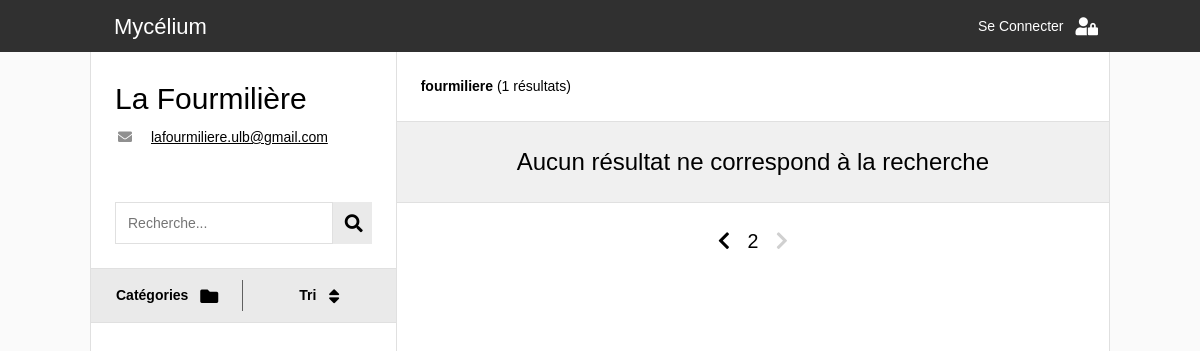
The page /catalogue.php?r=fourmiliere&page=2 on the database its author committed.
### tables this page shows
CREATE TABLE `_global_recuperatheques` (
  `ID` int(11) NOT NULL,
  `nom` varchar(255) NOT NULL,
  `adresse` varchar(255) NOT NULL,
  `monnaie` varchar(8) NOT NULL,
  `telephone` varchar(16) NOT NULL,
  `mdp` varchar(255) NOT NULL,
  `site` varchar(255) NOT NULL,
  `pseudo` varchar(16) NOT NULL,
  `mail` varchar(255) NOT NULL,
  `date_creation` date DEFAULT NULL
);

### connection_db.php (called while the page is built, shortened)
<?php
  function link_construct($params, $web_page = 1){
    if ($web_page==1){
      $web_page = basename($_SERVER['PHP_SELF']);
    }
    $getURL = $web_page . '?' . http_build_query(array_merge($_GET, $params));
    return $getURL;
  }
?>

### catalogue.php (the view, shortened to what this page needs)
<!DOCTYPE html>
<html lang="en">
<head>
  <link rel="stylesheet" href="css/w3.css">
  <link rel="stylesheet" href="https://use.fontawesome.com/releases/v5.7.0/css/all.css">
  <link rel="stylesheet" href="https://indestructibletype.com/fonts/Jost.css" type="text/css" charset="utf-8" />
  <link rel="stylesheet" href="css/main.css">
  <link rel="stylesheet" href="css/header.css">
  <link rel="stylesheet" href="css/menu.css">
  <link rel="stylesheet" href="css/item.css">
</head>
<body>
  <?php
    include('connection_db.php')
  ?>
  <?php
    $req = $bdd->prepare(' SELECT pseudo FROM _global_recuperatheques ');
    $req->execute();
    $recuperatheques = array();
    while($item = $req->fetch()){
      array_push($recuperatheques,$item['pseudo']);
    }
    if (isset($_GET['r']) && in_array($_GET['r'], $recuperatheques)){
      $recuperatheque = htmlspecialchars($_GET['r']);
      $recuperatheque_catalogue = htmlspecialchars($_GET['r']) . '_catalogue';
    } else{
      $recuperatheque = null;
    }
  ?>
  <?php
    if (isset($_GET['q'])){
      $query = htmlspecialchars($_GET['q']);
    } else{
      $query = null;
    }
    $tri_option = array('date_ajout' => 'Date de récupération',
                        'prix' => 'Prix par pièce',
                        'etat' => 'État d\'usure',
                        'pieces' => 'Pièces disponibles');
    if (isset($_GET['order']) && array_key_exists($_GET['order'], $tri_option)){
      $tri = htmlspecialchars($_GET['order']);
    } else{
      $tri = 'date_ajout';
    }
    if(isset($_GET['catsearch']) and $_GET['catsearch']!=0
    and array_key_exists($_GET['catsearch'], $system)){
      $catsearch = htmlspecialchars($_GET['catsearch']);
    } else{
      $catsearch = null;
    }
    if(isset($_GET['sscatsearch']) and $_GET['sscatsearch']!=0
      and array_key_exists($_GET['sscatsearch'], $system[$catsearch]['sscats'])){
      $sscatsearch = htmlspecialchars($_GET['sscatsearch']);
    } else{
      $sscatsearch = null;
    }
    if (isset($_GET['page']) && is_numeric($_GET['page'])) {
      $page = (int) htmlspecialchars($_GET['page']);
    } else{
      $page = 1;
    }
  ?>
  <?php
    include('header.php');
  ?>
  <div class="quasi-fullwidth space-header two-side-flex">
      <?php
      if($recuperatheque){?>
        <div class="flex-third">
          <?php
            $req = $bdd->prepare(' SELECT * FROM _global_recuperatheques WHERE pseudo = :recuperatheque ');
            $req->bindValue(':recuperatheque', $recuperatheque , PDO::PARAM_STR);
            $req->execute();
            $recup_info = $req->fetch();
            include("recuperatheque_info.php");
          ?>
          <form class="container search-bar" action="catalogue.php" method="GET">
            <input type="text" class="search-bar-input" name="q" placeholder="Recherche..." value="<?php echo $query?>">
            <button class="w3-large fa fa-search search-bar-button" type="submit"></button>
          </form>
          <div class="menu-container" id="menu-container">
            <div class="menu-bar">
              <button id="cat-button" class="button-flex menu-button separation" onclick="openMenu(event,'categories')">
                <div class="button-title">Catégories</div>
                <i class='button-icon w3-large fas fa-folder'></i>
              </button>
              <button id="tri-button" class="button-flex menu-button" onclick="openMenu(event,'tri')">
                <div class="button-title">Tri</div>
                <i class='button-icon w3-large fas fa-sort'></i>
              </button>
            </div>
          </div>
        </div>
        <div class="flex-half">
          <?php
            $limit= 12;
            $starting_limit = ($page-1)*$limit;
            $req = $bdd->prepare('  SELECT COUNT(*) AS total
            FROM ' . $recuperatheque_catalogue . ' c
            INNER JOIN _global_categories cat ON c.ID_categorie=cat.ID
            INNER JOIN _global_souscategories sscat ON c.ID_souscategorie=sscat.ID
            WHERE (cat.nom LIKE :search OR sscat.nom LIKE :search OR dimensions LIKE :search OR tags LIKE :search OR remarques LIKE :search)
            AND (c.ID_souscategorie = :sscatsearch OR :sscatsearch is null)
            AND (c.ID_categorie = :catsearch OR :catsearch is null)
            ');
            $req->bindValue(':search', '%' . $query . '%', PDO::PARAM_STR);
            $req->bindValue(':sscatsearch', $sscatsearch, PDO::PARAM_INT);
            $req->bindValue(':catsearch', $catsearch, PDO::PARAM_INT);
            $req->execute();
            $total_count = $req->fetch()['total'];
            $req = $bdd->prepare('  SELECT
            c.ID AS ID_item, c.ID_categorie, c.ID_souscategorie, c.pieces AS pieces, c.dimensions AS dimensions, c.etat AS etat, c.tags AS tags,
            c.prix AS prix, c.poids AS poids, c.remarques AS remarques, c.localisation AS localisation,
            c.date_ajout AS date_ajout, DATE_FORMAT(c.date_ajout, \'%d/%m/%Y\') AS date_ajout_fr,
            cat.ID, cat.nom AS categorie,
            sscat.ID AS sscatID, sscat.ID_categorie, sscat.unite AS unitesscat, sscat.prix AS prixsscat, sscat.nom AS sous_categorie
            FROM ' . $recuperatheque_catalogue . ' c
            INNER JOIN _global_categories cat ON c.ID_categorie=cat.ID
            INNER JOIN _global_souscategories sscat ON c.ID_souscategorie=sscat.ID
            WHERE (cat.nom LIKE :search OR sscat.nom LIKE :search OR dimensions LIKE :search OR tags LIKE :search OR remarques LIKE :search)
            AND (c.ID_souscategorie = :sscatsearch OR :sscatsearch is null)
            AND (c.ID_categorie = :catsearch OR :catsearch is null)
            ORDER BY ' . $tri . ' DESC
            LIMIT ' . $starting_limit . ', ' . $limit
            );
            $req->bindValue(':search', '%' . $query . '%', PDO::PARAM_STR);
            $req->bindValue(':sscatsearch', $sscatsearch, PDO::PARAM_INT);
            $req->bindValue(':catsearch', $catsearch, PDO::PARAM_INT);
            $req->execute();
          ?>
          <div class="container border-bottom sticky">
            <div class="search-resume">
              <?php
              echo '<b>' . $recup_info['pseudo'] . ' </b>';
                    ?>
                    <?php
                echo ' (' . $total_count . ' résultats)';
              ?>
            </div>
          </div>
          <div class="items-container">
            <?php
              if ($req->rowCount() > 0) {
                while($item = $req->fetch()){
                  ?>
                  <div class="item-wrapper">
                      <?php include('item.php');?>
                  </div>
                  <?php
                }
              }
              else {
                echo '<h3 class="erreur"> Aucun résultat ne correspond à la recherche </h3>';
              }
            ?>
          </div>
          <div class="container page-nav">
            <a href= <?php echo link_construct(array('page'=>$page-1)) ?>
               class="<?php if($page-1 <= 0){ echo 'disabled'; } ?>">
               <i class='fas fa-chevron-left'></i>
            </a>
            <?php echo $page; ?>
            <a href= <?php echo link_construct(array('page'=>$page+1)) ?>
               class="<?php if(($page)*$limit >= $total_count){ echo 'disabled'; } ?>">
               <i class='fas fa-chevron-right'></i>
            </a>
          </div>
        </div>
        <?php
      }
      else {
        echo '<h3 class="erreur"> Pas de récupérathèque valide </h3>';
      }
      ?>
    </div>
</body>
</html>

### recuperatheque_info.php (shortened to what this page needs)
<div class="container recuperatheque
      <?php if(in_array(basename($_SERVER['PHP_SELF']),array("catalogue.php","item_page.php"))){
        echo "depliable" ;}
      ?>">
    <h2> <?php echo $recup_info['nom'] ;?> </h2>
    <div class="info">
      <?php if ($recup_info['mail']){ ?>
        <div class="info-line">
          <i class="fas fa-envelope info-icon"></i>
          <a class="info-text tag" href="mailto:<?php echo $recup_info['mail'];?>"> <?php echo $recup_info['mail'];?></a>
        </div>
        <?php
        }
      ?>
    </div>
</div>

### css/w3.css (style rules this page uses)
*,*:before,*:after { box-sizing:inherit }
html { -ms-text-size-adjust:100%;-webkit-text-size-adjust:100% }
body { margin:0 }
a { background-color:transparent }
b,strong { font-weight:bolder }
button,input,select,textarea,optgroup { font:inherit;margin:0 }
button,input { overflow:visible }
button,select { text-transform:none }
button,[type=button],[type=reset],[type=submit] { -webkit-appearance:button }
html,body { font-family:Verdana,sans-serif;font-size:15px;line-height:1.5 }
html { overflow-x:hidden }
h2 { font-size:30px }
h3 { font-size:24px }
h1,h2,h3,h4,h5,h6 { font-family:"Segoe UI",Arial,sans-serif;font-weight:400;margin:10px 0 }
a { color:inherit }
.w3-large { font-size:18px!important }

### css/main.css (style rules this page uses)
html, body { background: #fafafa; margin: 0; font-weight: 400; font-size: 14px; line-height: 1.5; }
html, body, p, h1, h2, h3, h4, h5, h6 { font-family: 'Jost', Helvetica, arial, sans-serif !important; }
@media (min-width: 993px) { .quasi-fullwidth { margin: 0 auto 0; max-width: 85%; } }
.space-header { padding-top: 52px; box-sizing: border-box; }
.container { background: white; text-align: left; padding: 12px 24px; }
.border-bottom { border-bottom: 1px solid #E0E0E0; }
@media (min-width:993px) { .container { padding: 24px; } }
.two-side-flex { background: white; min-height: 100vh; display: flex; flex-direction: row; flex-wrap: wrap; align-content: flex-start; }
.two-side-flex > * { box-sizing: border-box; }
.flex-third { flex: 1 0 100%; }
.flex-half { flex: 1 100%; }
@media (min-width:993px) { .two-side-flex { flex-wrap: nowrap; border-left: 1px solid #E0E0E0; } }
@media (min-width:993px) { .two-side-flex > * { border-right: 1px solid #E0E0E0; } }
@media (min-width:993px) { .flex-third { flex-basis: 30%; flex-grow: 0; min-height: 100vh; } }
@media (min-width:993px) { .flex-half { flex-basis: 50%; min-height: 100vh; } }
.recuperatheque h2 { margin: 0; }
.recuperatheque .info { margin: 6px 0px; white-space: normal; }
.recuperatheque a { word-break: break-all; }
.recuperatheque.depliable .info { display: none; }
@media (min-width: 601px) { .recuperatheque.depliable .info { display: block; } }
button { background-color: #eaeaea; color: black; border: none; text-align: center; text-decoration: none; display: inline-block; padding: 16px; margin: 0; font-weight: bold; font-size: 1rem; position: relative; overflow: hidden; white-space: nowrap; cursor:pointer; }
a { cursor:pointer; }
.button-flex { width: 100%; display: flex; align-items: center; justify-content: center; }
.button-icon { padding-left: 12px; text-align: center; }
input { background: white; width: 100%; border: 1px solid #E0E0E0; padding: 6px 12px; }

### css/menu.css (style rules this page uses)
.search-bar { display: flex; flex-direction: row; flex-wrap: nowrap; justify-content: center; }
.search-bar-input { flex-grow: 1; }
.search-bar-button { padding: 12px; }
.sticky { position: sticky; top: 52px; z-index: 10; }
@media (min-width: 993px) { .sticky { position: static; } }
.page-nav { text-align: center; font-size: 1.4rem; }
.page-nav a { text-decoration: none; padding: 0 12px; }
.page-nav a.disabled { pointer-events: none; cursor: default; color: #D0D0D0; }
.menu-container { border-top: 1px solid #E0E0E0; border-bottom: 1px solid #E0E0E0; }
.menu-bar { width: 100%; display: flex; }
.menu-button { flex-basis: 50%; }
#cat-button.separation:after { content : ""; position: absolute; top: 20%; left: 0; z-index: 10; height: 60%; width: 100%; border-right: 1px solid #606060; }

### css/item.css (style rules this page uses)
.items-container { background: #F0F0F0; display: flex; flex-direction: row; flex-wrap: wrap; justify-content: space-around; box-sizing: border-box; max-width: 100vw; padding: 16px 16px 0px; }
@media (min-width: 601px) { .items-container { padding: 12px; } }
.info-line { display: flex; align-items: baseline; }
.info-icon { color: #909090; flex-basis: 20px; margin-right: 16px; text-align: center; flex-shrink: 0; }
.tag { position: relative; z-index: 2; text-decoration: underline; }

### rows shown on the page
_global_recuperatheques: nom "La Fourmilière", mail "lafourmiliere.ulb@gmail.com", pseudo "fourmiliere"

### other values the page prints
$total_count "1"
$page "2"
